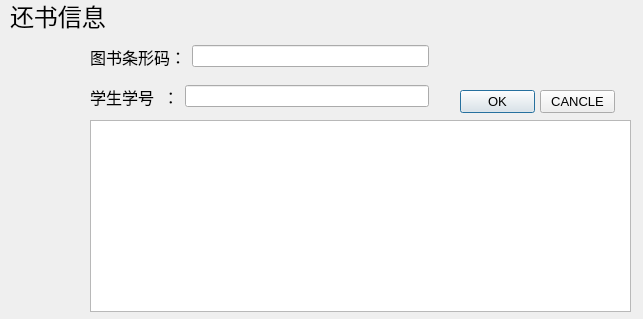
<?xml version="1.0" encoding="UTF-8"?>
<ui version="4.0">
 <class>ReturnBook</class>
 <widget class="QDialog" name="ReturnBook">
  <property name="geometry">
   <rect>
    <x>0</x>
    <y>0</y>
    <width>643</width>
    <height>319</height>
   </rect>
  </property>
  <property name="windowTitle">
   <string>Dialog</string>
  </property>
  <widget class="QPushButton" name="pushButton">
   <property name="geometry">
    <rect>
     <x>460</x>
     <y>90</y>
     <width>75</width>
     <height>23</height>
    </rect>
   </property>
   <property name="font">
    <font>
     <pointsize>10</pointsize>
    </font>
   </property>
   <property name="text">
    <string>OK</string>
   </property>
  </widget>
  <widget class="QWidget" name="layoutWidget">
   <property name="geometry">
    <rect>
     <x>90</x>
     <y>40</y>
     <width>339</width>
     <height>33</height>
    </rect>
   </property>
   <layout class="QHBoxLayout" name="horizontalLayout">
    <item>
     <widget class="QLabel" name="label">
      <property name="font">
       <font>
        <pointsize>12</pointsize>
       </font>
      </property>
      <property name="text">
       <string>图书条形码：</string>
      </property>
     </widget>
    </item>
    <item>
     <widget class="QLineEdit" name="lineEdit"/>
    </item>
   </layout>
  </widget>
  <widget class="QWidget" name="layoutWidget_2">
   <property name="geometry">
    <rect>
     <x>90</x>
     <y>80</y>
     <width>339</width>
     <height>33</height>
    </rect>
   </property>
   <layout class="QHBoxLayout" name="horizontalLayout_2">
    <item>
     <widget class="QLabel" name="label_2">
      <property name="font">
       <font>
        <pointsize>12</pointsize>
       </font>
      </property>
      <property name="text">
       <string>学生学号  ：</string>
      </property>
     </widget>
    </item>
    <item>
     <widget class="QLineEdit" name="lineEdit_2"/>
    </item>
   </layout>
  </widget>
  <widget class="QPushButton" name="pushButton_2">
   <property name="geometry">
    <rect>
     <x>540</x>
     <y>90</y>
     <width>75</width>
     <height>23</height>
    </rect>
   </property>
   <property name="font">
    <font>
     <pointsize>10</pointsize>
    </font>
   </property>
   <property name="text">
    <string>CANCLE</string>
   </property>
  </widget>
  <widget class="QLabel" name="label_3">
   <property name="geometry">
    <rect>
     <x>10</x>
     <y>0</y>
     <width>96</width>
     <height>31</height>
    </rect>
   </property>
   <property name="font">
    <font>
     <pointsize>18</pointsize>
    </font>
   </property>
   <property name="text">
    <string>还书信息</string>
   </property>
  </widget>
  <widget class="QTableView" name="tableView">
   <property name="geometry">
    <rect>
     <x>90</x>
     <y>120</y>
     <width>541</width>
     <height>192</height>
    </rect>
   </property>
  </widget>
 </widget>
 <resources/>
 <connections/>
</ui>
